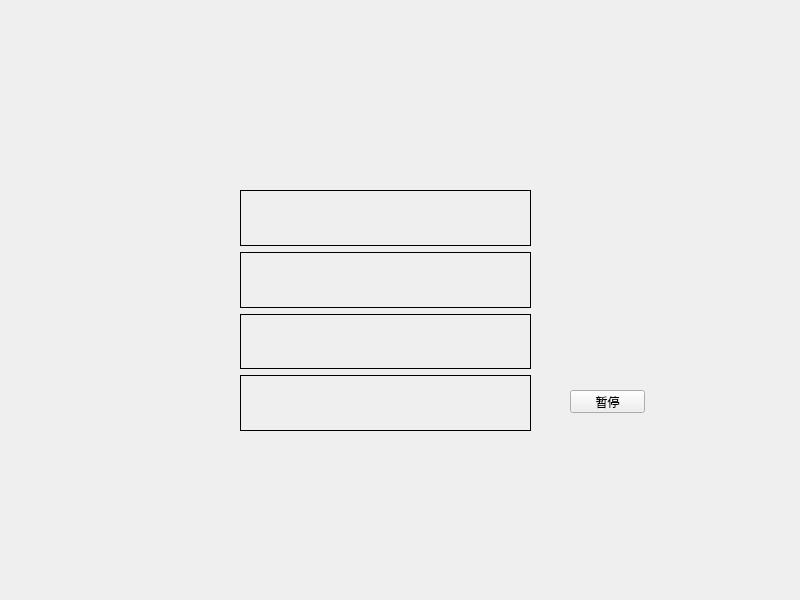
<?xml version="1.0" encoding="UTF-8"?>
<ui version="4.0">
 <class>Widget</class>
 <widget class="QWidget" name="Widget">
  <property name="geometry">
   <rect>
    <x>0</x>
    <y>0</y>
    <width>800</width>
    <height>600</height>
   </rect>
  </property>
  <property name="windowTitle">
   <string>Widget</string>
  </property>
  <widget class="QPushButton" name="pushButton">
   <property name="geometry">
    <rect>
     <x>570</x>
     <y>390</y>
     <width>75</width>
     <height>23</height>
    </rect>
   </property>
   <property name="text">
    <string>暂停</string>
   </property>
  </widget>
  <widget class="QWidget" name="">
   <property name="geometry">
    <rect>
     <x>240</x>
     <y>190</y>
     <width>291</width>
     <height>241</height>
    </rect>
   </property>
   <layout class="QVBoxLayout" name="verticalLayout">
    <item>
     <widget class="myLabel" name="label">
      <property name="frameShape">
       <enum>QFrame::Box</enum>
      </property>
      <property name="text">
       <string/>
      </property>
     </widget>
    </item>
    <item>
     <widget class="QLabel" name="label_2">
      <property name="frameShape">
       <enum>QFrame::Box</enum>
      </property>
      <property name="text">
       <string/>
      </property>
     </widget>
    </item>
    <item>
     <widget class="QLabel" name="label_3">
      <property name="frameShape">
       <enum>QFrame::Box</enum>
      </property>
      <property name="text">
       <string/>
      </property>
     </widget>
    </item>
    <item>
     <widget class="QLabel" name="label_4">
      <property name="frameShape">
       <enum>QFrame::Box</enum>
      </property>
      <property name="text">
       <string/>
      </property>
     </widget>
    </item>
   </layout>
  </widget>
 </widget>
 <customwidgets>
  <customwidget>
   <class>myLabel</class>
   <extends>QLabel</extends>
   <header location="global">mylabel.h</header>
  </customwidget>
 </customwidgets>
 <resources/>
 <connections/>
</ui>
